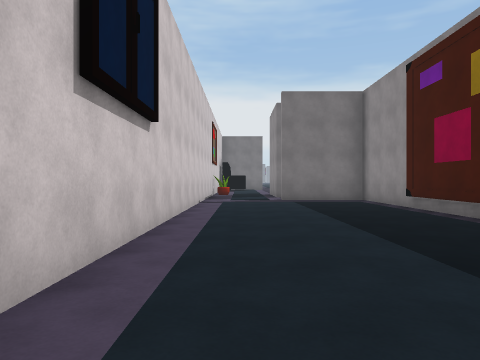
view 1 (above)

12 first-person views from a walk through a 3-D level made in the Unity game engine. The camera is 1.2 m above the floor, looks level and sees 70° across. The floor is counted in squares, 2 m on a side. Each view is taken from the middle of a square. On the plan, view 1 faces up. The plan holds only what a view shows up to about 10 squares ahead; the rest is blank. The place goes on beyond the plan. Surface patterns are stand-ins for the level's own textures.

view 2
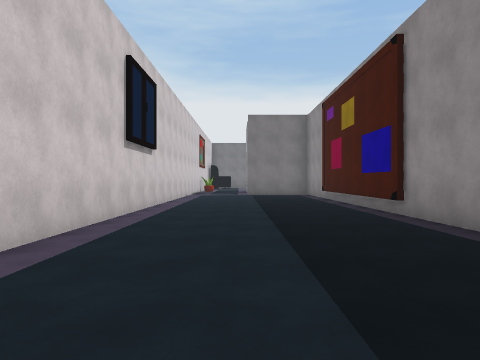

view 3
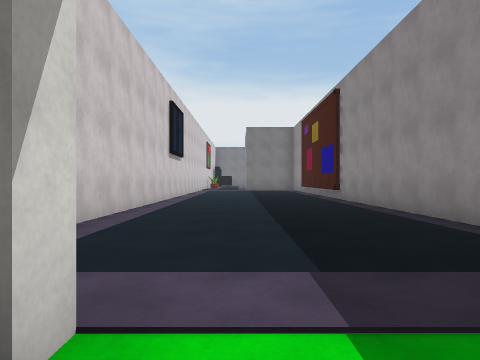

view 4
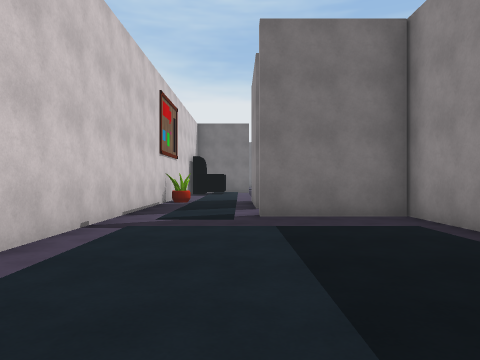

view 5
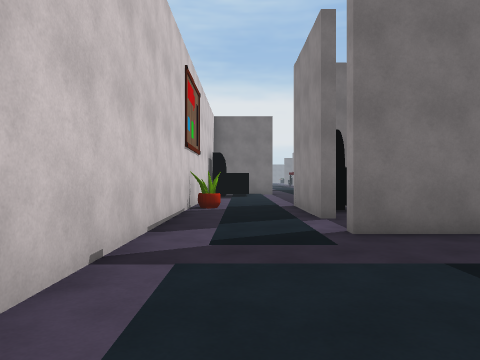

view 6
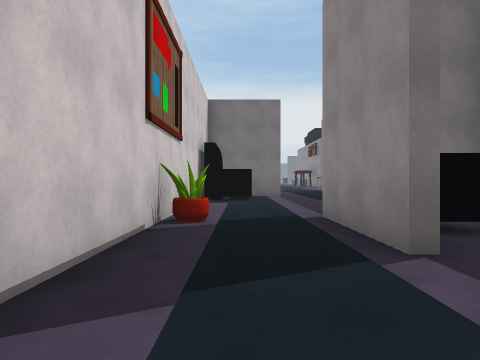

view 7
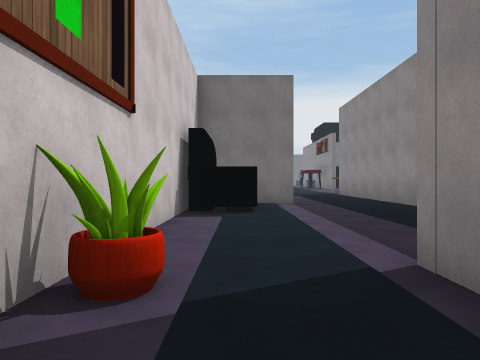

view 8
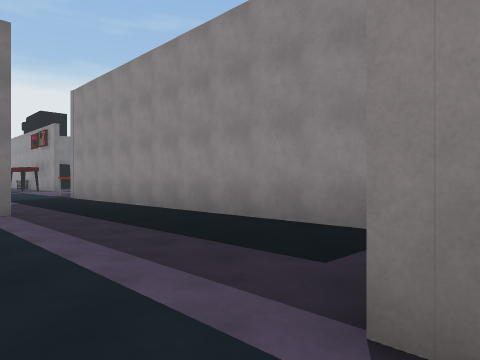

view 9
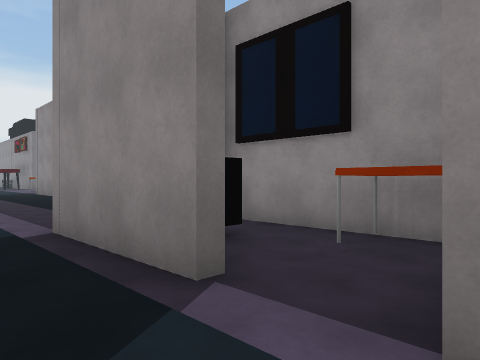

view 10
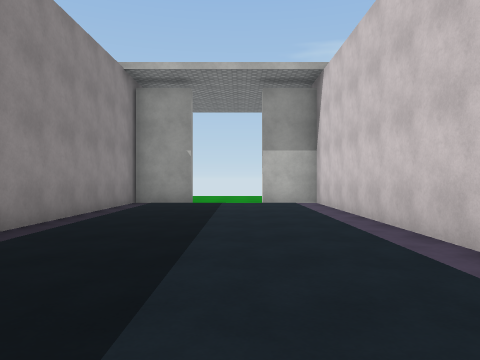

view 11
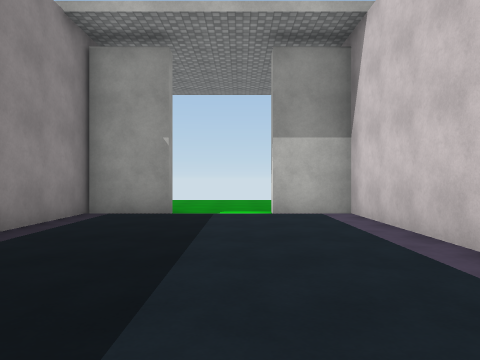

view 12
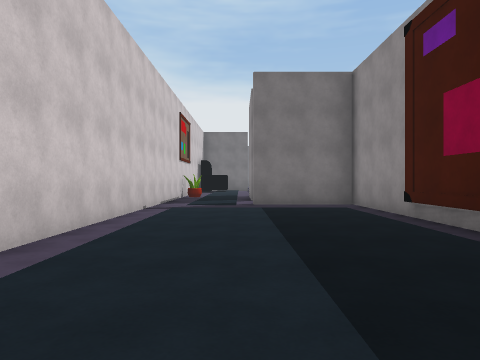

### Floor plan
Points are (right, up) in squares from view 1. A wall is a line through its corners. A room is listed if a view was taken in it or the views show most of it. See-through windows are left out.
Room 1 (views 1, 2, 4, 5, 6, 7, 8, 9, 10, 11, 12)
walls: (1.4, 12.8) (1.4, 15.6); (-1.2, 14) (-1.2, -6.7) (0.4, -6.7); (2.4, -6.7) (4, -6.7) (4, 11.1) (1.2, 11.1)
ways out: opening at (1.5, -7) to room 2; opening at (2, 12) to room 3; opening at (-0.5, 15.5)
objects: other object (-1, 15)
Room 2 (view 3)
walls: (0.4, -6.7) (0.4, -7.1)
ways out: opening at (1.5, -7) to room 1
Room 3 (no view inside)
walls: (4, 12) (4, 15)
ways out: opening at (2, 12) to room 1
objects: armchair (2, 14); table (3, 12)

Positions as (right, up) in squares from view 1, and headings:
1: (0, 0), facing up
2: (1, -4), facing up
3: (1, -8), facing up
4: (1, 5), facing up
5: (0, 7), facing up
6: (0, 10), facing up
7: (0, 13), facing up
8: (0, 15), facing up-right
9: (0, 11), facing up-right
10: (1, 3), facing down
11: (1, 0), facing down
12: (1, 2), facing up
